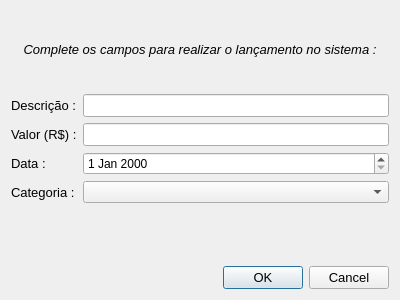
<?xml version="1.0" encoding="UTF-8"?>
<ui version="4.0">
 <class>JanelaNovaDespesa</class>
 <widget class="QDialog" name="JanelaNovaDespesa">
  <property name="geometry">
   <rect>
    <x>0</x>
    <y>0</y>
    <width>400</width>
    <height>300</height>
   </rect>
  </property>
  <property name="windowTitle">
   <string>Novo Lançamento</string>
  </property>
  <layout class="QVBoxLayout" name="verticalLayout">
   <item>
    <widget class="QLabel" name="label_5">
     <property name="font">
      <font>
       <pointsize>10</pointsize>
       <italic>true</italic>
      </font>
     </property>
     <property name="text">
      <string>Complete os campos para realizar o lançamento no sistema :</string>
     </property>
     <property name="alignment">
      <set>Qt::AlignCenter</set>
     </property>
    </widget>
   </item>
   <item>
    <layout class="QFormLayout" name="formLayout">
     <item row="0" column="0">
      <widget class="QLabel" name="label">
       <property name="font">
        <font>
         <pointsize>10</pointsize>
        </font>
       </property>
       <property name="text">
        <string>Descrição :</string>
       </property>
      </widget>
     </item>
     <item row="0" column="1">
      <widget class="QLineEdit" name="input_descricao">
       <property name="font">
        <font>
         <pointsize>10</pointsize>
        </font>
       </property>
      </widget>
     </item>
     <item row="1" column="0">
      <widget class="QLabel" name="label_2">
       <property name="font">
        <font>
         <pointsize>10</pointsize>
        </font>
       </property>
       <property name="text">
        <string>Valor (R$) :</string>
       </property>
      </widget>
     </item>
     <item row="1" column="1">
      <widget class="QLineEdit" name="input_valor">
       <property name="font">
        <font>
         <pointsize>10</pointsize>
        </font>
       </property>
      </widget>
     </item>
     <item row="2" column="0">
      <widget class="QLabel" name="label_3">
       <property name="font">
        <font>
         <pointsize>10</pointsize>
        </font>
       </property>
       <property name="text">
        <string>Data :</string>
       </property>
      </widget>
     </item>
     <item row="3" column="0">
      <widget class="QLabel" name="label_4">
       <property name="font">
        <font>
         <pointsize>10</pointsize>
        </font>
       </property>
       <property name="text">
        <string>Categoria :</string>
       </property>
      </widget>
     </item>
     <item row="2" column="1">
      <widget class="QDateEdit" name="input_data"/>
     </item>
     <item row="3" column="1">
      <widget class="QComboBox" name="combo_categoria"/>
     </item>
    </layout>
   </item>
   <item>
    <spacer name="verticalSpacer">
     <property name="orientation">
      <enum>Qt::Vertical</enum>
     </property>
     <property name="sizeType">
      <enum>QSizePolicy::Minimum</enum>
     </property>
     <property name="sizeHint" stdset="0">
      <size>
       <width>18</width>
       <height>57</height>
      </size>
     </property>
    </spacer>
   </item>
   <item>
    <widget class="QDialogButtonBox" name="buttonBox">
     <property name="font">
      <font>
       <pointsize>10</pointsize>
      </font>
     </property>
     <property name="orientation">
      <enum>Qt::Horizontal</enum>
     </property>
     <property name="standardButtons">
      <set>QDialogButtonBox::Cancel|QDialogButtonBox::Ok</set>
     </property>
    </widget>
   </item>
  </layout>
 </widget>
 <resources/>
 <connections>
  <connection>
   <sender>buttonBox</sender>
   <signal>accepted()</signal>
   <receiver>JanelaNovaDespesa</receiver>
   <slot>accept()</slot>
   <hints>
    <hint type="sourcelabel">
     <x>248</x>
     <y>254</y>
    </hint>
    <hint type="destinationlabel">
     <x>157</x>
     <y>274</y>
    </hint>
   </hints>
  </connection>
  <connection>
   <sender>buttonBox</sender>
   <signal>rejected()</signal>
   <receiver>JanelaNovaDespesa</receiver>
   <slot>reject()</slot>
   <hints>
    <hint type="sourcelabel">
     <x>316</x>
     <y>260</y>
    </hint>
    <hint type="destinationlabel">
     <x>286</x>
     <y>274</y>
    </hint>
   </hints>
  </connection>
 </connections>
</ui>
